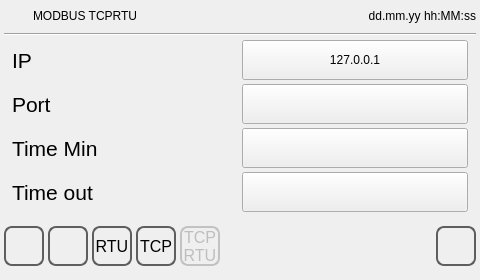
<?xml version="1.0" encoding="UTF-8"?>
<ui version="4.0">
 <class>commpar_tcprtu</class>
 <widget class="QWidget" name="commpar_tcprtu">
  <property name="geometry">
   <rect>
    <x>0</x>
    <y>0</y>
    <width>480</width><height>272</height>
   </rect>
  </property>
  <property name="minimumSize">
   <size>
    <width>0</width>
    <height>0</height>
   </size>
  </property>
  <property name="maximumSize">
   <size>
    <width>16777215</width>
    <height>16777215</height>
   </size>
  </property>
  <property name="windowTitle">
   <string>commpar_tcprtu</string>
  </property>
  <property name="styleSheet">
   <string notr="true">QPushButton
{
	font: 20pt &quot;Ubuntu&quot;;
}</string>
  </property>
  <layout class="QVBoxLayout" name="verticalLayout">
   <property name="spacing">
    <number>4</number>
   </property>
   <property name="margin">
    <number>4</number>
   </property>
   <item>
    <layout class="QHBoxLayout" name="horizontalLayoutTitle">
     <property name="sizeConstraint">
      <enum>QLayout::SetMinimumSize</enum>
     </property>
     <item>
      <widget class="QLabel" name="labelIcon">
       <property name="minimumSize">
        <size>
         <width>25</width>
         <height>25</height>
        </size>
       </property>
       <property name="maximumSize">
        <size>
         <width>25</width>
         <height>25</height>
        </size>
       </property>
       <property name="focusPolicy">
        <enum>Qt::NoFocus</enum>
       </property>
       <property name="styleSheet">
        <string notr="true"/>
       </property>
       <property name="text">
        <string/>
       </property>
      </widget>
     </item>
     <item>
      <widget class="QLabel" name="labelTitle">
       <property name="sizePolicy">
        <sizepolicy hsizetype="Preferred" vsizetype="Fixed">
         <horstretch>0</horstretch>
         <verstretch>0</verstretch>
        </sizepolicy>
       </property>
       <property name="focusPolicy">
        <enum>Qt::NoFocus</enum>
       </property>
       <property name="text">
        <string>MODBUS TCPRTU</string>
       </property>
      </widget>
     </item>
     <item>
      <widget class="QLabel" name="labelUserName">
       <property name="text">
        <string/>
       </property>
      </widget>
     </item>
     <item>
      <widget class="QLabel" name="labelDataOra">
       <property name="sizePolicy">
        <sizepolicy hsizetype="Preferred" vsizetype="Fixed">
         <horstretch>0</horstretch>
         <verstretch>0</verstretch>
        </sizepolicy>
       </property>
       <property name="focusPolicy">
        <enum>Qt::NoFocus</enum>
       </property>
       <property name="text">
        <string>dd.mm.yy hh:MM:ss</string>
       </property>
       <property name="alignment">
        <set>Qt::AlignRight|Qt::AlignTrailing|Qt::AlignVCenter</set>
       </property>
      </widget>
     </item>
    </layout>
   </item>
   <item>
    <widget class="Line" name="line">
     <property name="focusPolicy">
      <enum>Qt::NoFocus</enum>
     </property>
     <property name="orientation">
      <enum>Qt::Horizontal</enum>
     </property>
    </widget>
   </item>
   <item>
    <spacer name="verticalSpacer_3">
     <property name="focusPolicy">
      <enum>Qt::NoFocus</enum>
     </property>
     <property name="orientation">
      <enum>Qt::Vertical</enum>
     </property>
     <property name="sizeHint" stdset="0">
      <size>
       <width>20</width>
       <height>40</height>
      </size>
     </property>
    </spacer>
   </item>
   <item>
    <spacer name="verticalSpacer">
     <property name="focusPolicy">
      <enum>Qt::NoFocus</enum>
     </property>
     <property name="orientation">
      <enum>Qt::Vertical</enum>
     </property>
     <property name="sizeHint" stdset="0">
      <size>
       <width>20</width>
       <height>40</height>
      </size>
     </property>
    </spacer>
   </item>
   <item>
    <layout class="QGridLayout" name="gridLayout">
     <property name="leftMargin">
      <number>8</number>
     </property>
     <property name="rightMargin">
      <number>8</number>
     </property>
     <item row="1" column="1">
      <widget class="QPushButton" name="pushButtonIpTCPRTU">
       <property name="minimumSize">
        <size>
         <width>0</width>
         <height>40</height>
        </size>
       </property>
       <property name="focusPolicy">
        <enum>Qt::NoFocus</enum>
       </property>
       <property name="text">
        <string>127.0.0.1</string>
       </property>
      </widget>
     </item>
     <item row="1" column="0">
      <widget class="QLabel" name="labelIpTCPRTU">
       <property name="minimumSize">
        <size>
         <width>0</width>
         <height>40</height>
        </size>
       </property>
       <property name="font">
        <font>
         <pointsize>16</pointsize>
        </font>
       </property>
       <property name="focusPolicy">
        <enum>Qt::NoFocus</enum>
       </property>
       <property name="text">
        <string>IP</string>
       </property>
      </widget>
     </item>
     <item row="2" column="1">
      <widget class="QPushButton" name="pushButtonPortTCPRTU">
       <property name="minimumSize">
        <size>
         <width>0</width>
         <height>40</height>
        </size>
       </property>
       <property name="focusPolicy">
        <enum>Qt::NoFocus</enum>
       </property>
       <property name="text">
        <string/>
       </property>
      </widget>
     </item>
     <item row="2" column="0">
      <widget class="QLabel" name="labelPortTCPRTU">
       <property name="minimumSize">
        <size>
         <width>0</width>
         <height>40</height>
        </size>
       </property>
       <property name="font">
        <font>
         <pointsize>16</pointsize>
        </font>
       </property>
       <property name="focusPolicy">
        <enum>Qt::NoFocus</enum>
       </property>
       <property name="text">
        <string>Port</string>
       </property>
      </widget>
     </item>
     <item row="4" column="1">
      <widget class="QPushButton" name="pushButtonTimeOutTCPRTU">
       <property name="minimumSize">
        <size>
         <width>0</width>
         <height>40</height>
        </size>
       </property>
       <property name="focusPolicy">
        <enum>Qt::NoFocus</enum>
       </property>
       <property name="text">
        <string/>
       </property>
      </widget>
     </item>
     <item row="4" column="0">
      <widget class="QLabel" name="labelTimeOutTCPRTU">
       <property name="minimumSize">
        <size>
         <width>0</width>
         <height>40</height>
        </size>
       </property>
       <property name="font">
        <font>
         <pointsize>16</pointsize>
        </font>
       </property>
       <property name="focusPolicy">
        <enum>Qt::NoFocus</enum>
       </property>
       <property name="text">
        <string>Time out</string>
       </property>
      </widget>
     </item>
     <item row="3" column="0">
      <widget class="QLabel" name="labelTimeMinTCPRTU">
       <property name="minimumSize">
        <size>
         <width>0</width>
         <height>40</height>
        </size>
       </property>
       <property name="font">
        <font>
         <pointsize>16</pointsize>
        </font>
       </property>
       <property name="focusPolicy">
        <enum>Qt::NoFocus</enum>
       </property>
       <property name="text">
        <string>Time Min</string>
       </property>
      </widget>
     </item>
     <item row="3" column="1">
      <widget class="QPushButton" name="pushButtonTimeMinTCPRTU">
       <property name="minimumSize">
        <size>
         <width>0</width>
         <height>40</height>
        </size>
       </property>
       <property name="focusPolicy">
        <enum>Qt::NoFocus</enum>
       </property>
       <property name="text">
        <string/>
       </property>
      </widget>
     </item>
    </layout>
   </item>
   <item>
    <spacer name="verticalSpacer_2">
     <property name="focusPolicy">
      <enum>Qt::NoFocus</enum>
     </property>
     <property name="orientation">
      <enum>Qt::Vertical</enum>
     </property>
     <property name="sizeHint" stdset="0">
      <size>
       <width>20</width>
       <height>40</height>
      </size>
     </property>
    </spacer>
   </item>
   <item>
    <layout class="QHBoxLayout" name="horizontalLayoutButtons">
     <item>
      <widget class="QPushButton" name="pushButtonHome">
       <property name="minimumSize">
        <size>
         <width>40</width>
         <height>40</height>
        </size>
       </property>
       <property name="maximumSize">
        <size>
         <width>40</width>
         <height>40</height>
        </size>
       </property>
       <property name="font">
        <font>
         <family>Ubuntu</family>
         <pointsize>20</pointsize>
         <weight>50</weight>
         <italic>false</italic>
         <bold>false</bold>
        </font>
       </property>
       <property name="focusPolicy">
        <enum>Qt::NoFocus</enum>
       </property>
       <property name="styleSheet">
        <string notr="true">QPushButton
{
border: 2px solid  rgb(94, 94, 94);
border-radius: 8px;
qproperty-icon: url(:/systemicons/img/Home.png);
qproperty-iconSize: 24px 24px;
qproperty-focusPolicy: NoFocus;
}
QPushButton:pressed
{
border: 2px solid  rgb(194, 194, 194);
background-color:  rgb(255, 255, 127);
}
QPushButton:disabled
{
border: 2px solid  rgb(194, 194, 194);
}
</string>
       </property>
       <property name="text">
        <string/>
       </property>
      </widget>
     </item>
     <item>
      <widget class="QPushButton" name="pushButtonBack">
       <property name="minimumSize">
        <size>
         <width>40</width>
         <height>40</height>
        </size>
       </property>
       <property name="maximumSize">
        <size>
         <width>40</width>
         <height>40</height>
        </size>
       </property>
       <property name="font">
        <font>
         <family>Ubuntu</family>
         <pointsize>20</pointsize>
         <weight>50</weight>
         <italic>false</italic>
         <bold>false</bold>
        </font>
       </property>
       <property name="focusPolicy">
        <enum>Qt::NoFocus</enum>
       </property>
       <property name="styleSheet">
        <string notr="true">QPushButton
{
border: 2px solid  rgb(94, 94, 94);
border-radius: 8px;
qproperty-icon: url(:/systemicons/img/Go_back.png);
qproperty-iconSize: 24px 24px;
qproperty-focusPolicy: NoFocus;
}
QPushButton:pressed
{
border: 2px solid  rgb(194, 194, 194);
background-color:  rgb(255, 255, 127);
}
QPushButton:disabled
{
border: 2px solid  rgb(194, 194, 194);
}
</string>
       </property>
       <property name="text">
        <string/>
       </property>
      </widget>
     </item>
     <item>
      <widget class="QPushButton" name="pushButtonRTU">
       <property name="minimumSize">
        <size>
         <width>40</width>
         <height>40</height>
        </size>
       </property>
       <property name="maximumSize">
        <size>
         <width>40</width>
         <height>40</height>
        </size>
       </property>
       <property name="font">
        <font>
         <family>Ubuntu</family>
         <pointsize>12</pointsize>
         <weight>50</weight>
         <italic>false</italic>
         <bold>false</bold>
        </font>
       </property>
       <property name="focusPolicy">
        <enum>Qt::NoFocus</enum>
       </property>
       <property name="styleSheet">
        <string notr="true">QPushButton
{
border: 2px solid  rgb(94, 94, 94);
border-radius: 8px;
font: 12pt &quot;Ubuntu&quot;;
qproperty-focusPolicy: NoFocus;
}
QPushButton:pressed
{
border: 2px solid  rgb(194, 194, 194);
background-color:  rgb(255, 255, 127);
}
QPushButton:disabled
{
border: 2px solid  rgb(194, 194, 194);
}
</string>
       </property>
       <property name="text">
        <string>RTU</string>
       </property>
      </widget>
     </item>
     <item>
      <widget class="QPushButton" name="pushButtonTCP">
       <property name="minimumSize">
        <size>
         <width>40</width>
         <height>40</height>
        </size>
       </property>
       <property name="maximumSize">
        <size>
         <width>40</width>
         <height>40</height>
        </size>
       </property>
       <property name="font">
        <font>
         <family>Ubuntu</family>
         <pointsize>12</pointsize>
         <weight>50</weight>
         <italic>false</italic>
         <bold>false</bold>
        </font>
       </property>
       <property name="focusPolicy">
        <enum>Qt::NoFocus</enum>
       </property>
       <property name="styleSheet">
        <string notr="true">QPushButton
{
border: 2px solid  rgb(94, 94, 94);
border-radius: 8px;
font: 12pt &quot;Ubuntu&quot;;
qproperty-focusPolicy: NoFocus;
}
QPushButton:pressed
{
border: 2px solid  rgb(194, 194, 194);
background-color:  rgb(255, 255, 127);
}
QPushButton:disabled
{
border: 2px solid  rgb(194, 194, 194);
}
</string>
       </property>
       <property name="text">
        <string>TCP</string>
       </property>
      </widget>
     </item>
     <item>
      <widget class="QPushButton" name="pushButtonTCPRTU">
       <property name="enabled">
        <bool>false</bool>
       </property>
       <property name="minimumSize">
        <size>
         <width>40</width>
         <height>40</height>
        </size>
       </property>
       <property name="maximumSize">
        <size>
         <width>40</width>
         <height>40</height>
        </size>
       </property>
       <property name="font">
        <font>
         <family>Ubuntu</family>
         <pointsize>12</pointsize>
         <weight>50</weight>
         <italic>false</italic>
         <bold>false</bold>
        </font>
       </property>
       <property name="focusPolicy">
        <enum>Qt::NoFocus</enum>
       </property>
       <property name="styleSheet">
        <string notr="true">QPushButton
{
border: 2px solid  rgb(94, 94, 94);
border-radius: 8px;
font: 12pt &quot;Ubuntu&quot;;
qproperty-focusPolicy: NoFocus;
}
QPushButton:pressed
{
border: 2px solid  rgb(194, 194, 194);
background-color:  rgb(255, 255, 127);
}
QPushButton:disabled
{
border: 2px solid  rgb(194, 194, 194);
}
</string>
       </property>
       <property name="text">
        <string>TCP
RTU</string>
       </property>
      </widget>
     </item>
     <item>
      <spacer name="horizontalSpacer">
       <property name="minimumSize">
        <size>
         <width>0</width>
         <height>60</height>
        </size>
       </property>
       <property name="maximumSize">
        <size>
         <width>16777215</width>
         <height>60</height>
        </size>
       </property>
       <property name="focusPolicy">
        <enum>Qt::NoFocus</enum>
       </property>
       <property name="orientation">
        <enum>Qt::Horizontal</enum>
       </property>
       <property name="sizeHint" stdset="0">
        <size>
         <width>40</width>
         <height>20</height>
        </size>
       </property>
      </spacer>
     </item>
     <item>
      <widget class="QPushButton" name="pushButtonOk">
       <property name="minimumSize">
        <size>
         <width>40</width>
         <height>40</height>
        </size>
       </property>
       <property name="maximumSize">
        <size>
         <width>40</width>
         <height>40</height>
        </size>
       </property>
       <property name="font">
        <font>
         <family>Ubuntu</family>
         <pointsize>20</pointsize>
         <weight>50</weight>
         <italic>false</italic>
         <bold>false</bold>
        </font>
       </property>
       <property name="focusPolicy">
        <enum>Qt::NoFocus</enum>
       </property>
       <property name="styleSheet">
        <string notr="true">QPushButton
{
border: 2px solid  rgb(94, 94, 94);
border-radius: 8px;
qproperty-icon: url(:/systemicons/img/OK.png);
qproperty-iconSize: 24px 24px;
qproperty-focusPolicy: NoFocus;
}
QPushButton:pressed
{
border: 2px solid  rgb(194, 194, 194);
background-color:  rgb(255, 255, 127);
}
QPushButton:disabled
{
border: 2px solid  rgb(194, 194, 194);
}
</string>
       </property>
       <property name="text">
        <string/>
       </property>
      </widget>
     </item>
    </layout>
   </item>
  </layout>
 </widget>
 <resources/>
 <connections/>
</ui>
